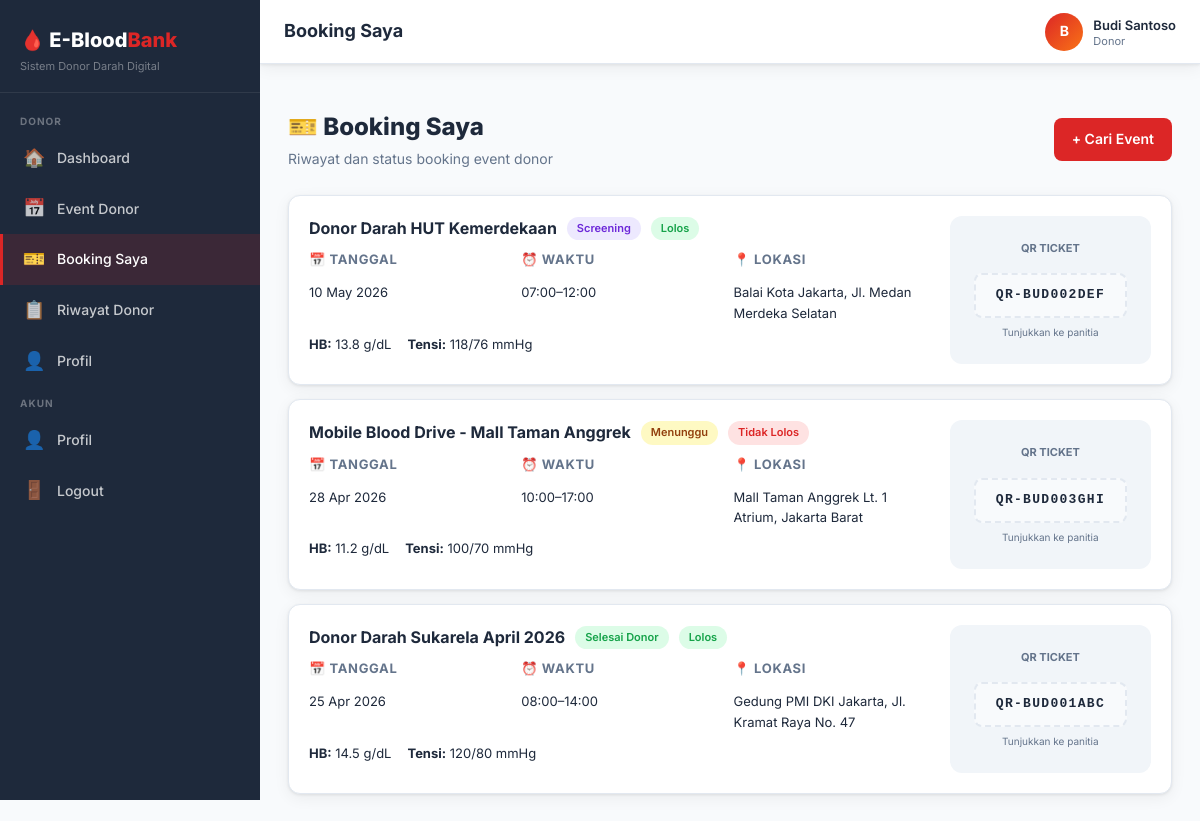
The app's page /index.php?page=my_bookings (signed in) with its own data.
### tables this page shows
CREATE TABLE IF NOT EXISTS users (
    id INT AUTO_INCREMENT PRIMARY KEY,
    nik VARCHAR(20) UNIQUE,
    name VARCHAR(100) NOT NULL,
    email VARCHAR(100) UNIQUE NOT NULL,
    password VARCHAR(255) NOT NULL,
    role ENUM('donor', 'pmi', 'rs') NOT NULL DEFAULT 'donor',
    blood_type ENUM('A', 'B', 'AB', 'O') DEFAULT NULL,
    rhesus ENUM('+', '-') DEFAULT NULL,
    phone VARCHAR(20),
    address TEXT,
    last_donation DATE DEFAULT NULL,
    total_donations INT DEFAULT 0,
    hospital_name VARCHAR(150) DEFAULT NULL,
    is_active TINYINT(1) DEFAULT 1,
    created_at TIMESTAMP DEFAULT CURRENT_TIMESTAMP,
    updated_at TIMESTAMP DEFAULT CURRENT_TIMESTAMP ON UPDATE CURRENT_TIMESTAMP
);

CREATE TABLE IF NOT EXISTS bookings (
    id INT AUTO_INCREMENT PRIMARY KEY,
    user_id INT NOT NULL,
    event_id INT NOT NULL,
    booking_time DATETIME DEFAULT CURRENT_TIMESTAMP,
    qr_code VARCHAR(100) UNIQUE NOT NULL,
    status ENUM('pending', 'confirmed', 'screened', 'donated', 'cancelled', 'failed') DEFAULT 'pending',
    notes TEXT,
    created_at TIMESTAMP DEFAULT CURRENT_TIMESTAMP,
    updated_at TIMESTAMP DEFAULT CURRENT_TIMESTAMP ON UPDATE CURRENT_TIMESTAMP,
    FOREIGN KEY (user_id) REFERENCES users(id) ON DELETE CASCADE,
    FOREIGN KEY (event_id) REFERENCES events(id) ON DELETE CASCADE
);

CREATE TABLE IF NOT EXISTS events (
    id INT AUTO_INCREMENT PRIMARY KEY,
    title VARCHAR(200) NOT NULL,
    description TEXT,
    location VARCHAR(255) NOT NULL,
    date DATE NOT NULL,
    start_time TIME NOT NULL,
    end_time TIME NOT NULL,
    quota INT NOT NULL DEFAULT 50,
    booked INT DEFAULT 0,
    created_by INT NOT NULL,
    status ENUM('active', 'completed', 'cancelled') DEFAULT 'active',
    created_at TIMESTAMP DEFAULT CURRENT_TIMESTAMP,
    updated_at TIMESTAMP DEFAULT CURRENT_TIMESTAMP ON UPDATE CURRENT_TIMESTAMP,
    FOREIGN KEY (created_by) REFERENCES users(id) ON DELETE CASCADE
);

CREATE TABLE IF NOT EXISTS screenings (
    id INT AUTO_INCREMENT PRIMARY KEY,
    booking_id INT NOT NULL,
    hb DECIMAL(4,1) NOT NULL,
    tensi_sistolik INT NOT NULL,
    tensi_diastolik INT NOT NULL,
    weight DECIMAL(5,2),
    temperature DECIMAL(4,1),
    pulse INT,
    status ENUM('pass', 'fail') NOT NULL,
    fail_reason TEXT,
    screened_by INT NOT NULL,
    created_at TIMESTAMP DEFAULT CURRENT_TIMESTAMP,
    FOREIGN KEY (booking_id) REFERENCES bookings(id) ON DELETE CASCADE,
    FOREIGN KEY (screened_by) REFERENCES users(id) ON DELETE CASCADE
);

### index.php (called while the page is built, shortened)
<?php
require_once __DIR__ . '/core/auth.php';
require_once __DIR__ . '/core/helper.php';
require_once __DIR__ . '/routes.php';

### core/auth.php (called while the page is built, shortened)
<?php
require_once __DIR__ . '/helper.php';
function isLoggedIn() {
    return isset($_SESSION['user_id']);
}
function currentUser() {
    $db = getDB();
    $stmt = $db->prepare("SELECT * FROM users WHERE id = ? LIMIT 1");
    $stmt->execute([$_SESSION['user_id']]);
    return $stmt->fetch();
}
function hasRole($role) {
    return isLoggedIn() && $_SESSION['user_role'] === $role;
}

### modules/booking/list.php (the view, shortened to what this page needs)
<?php
$pageTitle   = 'Booking Saya';
$db   = getDB();
$user = currentUser();
$bookings = $db->prepare("
    SELECT b.*, e.title, e.date, e.location, e.start_time, e.end_time,
           s.status as screen_status, s.hb, s.tensi_sistolik, s.tensi_diastolik
    FROM bookings b
    JOIN events e ON b.event_id = e.id
    LEFT JOIN screenings s ON s.booking_id = b.id
    WHERE b.user_id = ?
    ORDER BY e.date DESC
");
$bookings->execute([$user['id']]);
$bookings = $bookings->fetchAll();
include __DIR__ . '/../../views/layouts/header.php';
?>
<div class="page-header">
  <div><h2>🎫 Booking Saya</h2><p>Riwayat dan status booking event donor</p></div>
  <a href="/ebloodbank/index.php?page=events" class="btn btn-primary">+ Cari Event</a>
</div>
<?php if (empty($bookings)): ?>
  <div class="empty-state">
    <div class="icon">🎫</div>
    <h3>Belum ada booking</h3>
    <p>Mulai dengan mencari event donor terdekat!</p>
    <a href="/ebloodbank/index.php?page=events" class="btn btn-primary" style="margin-top:16px">Lihat Event</a>
  </div>
<?php else: ?>
  <div style="display:flex;flex-direction:column;gap:14px">
    <?php foreach ($bookings as $b):
    ?>
      <div class="card">
        <div class="card-body" style="display:grid;grid-template-columns:1fr auto;gap:16px;align-items:start">
          <div>
            <div style="display:flex;align-items:center;gap:10px;margin-bottom:8px">
              <h3 style="font-size:16px;font-weight:700"><?= sanitize($b['title']) ?></h3>
              <?= getStatusBadge($b['status']) ?>
              <?php if ($b['screen_status']): echo getStatusBadge($b['screen_status']); endif; ?>
            </div>
            <div style="display:grid;grid-template-columns:1fr 1fr 1fr;gap:12px;font-size:13px">
              <div><div class="section-title">📅 Tanggal</div><?= formatDate($b['date']) ?></div>
              <div><div class="section-title">⏰ Waktu</div><?= substr($b['start_time'],0,5) ?>–<?= substr($b['end_time'],0,5) ?></div>
              <div><div class="section-title">📍 Lokasi</div><?= sanitize($b['location']) ?></div>
            </div>
            <?php if ($b['hb']): ?>
              <div style="margin-top:10px;display:flex;gap:16px;font-size:13px">
                <div><strong>HB:</strong> <?= $b['hb'] ?> g/dL</div>
                <div><strong>Tensi:</strong> <?= $b['tensi_sistolik'] ?>/<?= $b['tensi_diastolik'] ?> mmHg</div>
              </div>
            <?php endif; ?>
          </div>
          <div class="qr-container" style="min-width:130px">
            <div style="font-size:11px;font-weight:700;color:var(--text-muted);margin-bottom:6px">QR TICKET</div>
            <div class="qr-code-text" style="font-size:13px;letter-spacing:.1em"><?= $b['qr_code'] ?></div>
            <div style="font-size:10px;color:var(--text-muted);margin-top:6px">Tunjukkan ke panitia</div>
          </div>
        </div>
      </div>
    <?php endforeach; ?>
  </div>
<?php endif; ?>
<?php include __DIR__ . '/../../views/layouts/footer.php'; ?>

### routes.php (shortened to what this page needs)
<?php
require_once __DIR__ . '/core/auth.php';
$page = isset($_GET['page']) ? $_GET['page'] : 'home';
$page = preg_replace('/[^a-zA-Z0-9_\/\-]/', '', $page);
$routes = [
    'home'            => 'modules/auth/home.php',
    'login'           => 'modules/auth/login.php',
    'register'        => 'modules/auth/register.php',
    'do_login'        => 'modules/auth/do_login.php',
    'do_register'     => 'modules/auth/do_register.php',
    'logout'          => 'modules/auth/logout.php',
    'dashboard'       => 'modules/donor/dashboard.php',
    'profile'         => 'modules/donor/profile.php',
    'do_profile'      => 'modules/donor/do_profile.php',
    'history'         => 'modules/donor/history.php',
    'events'          => 'modules/event/list.php',
    'event_detail'    => 'modules/event/detail.php',
    'event_detail_id' => 'modules/event/detail.php',
    'booking'         => 'modules/booking/create.php',
    'my_bookings'     => 'modules/booking/list.php',
    'booking_cancel'  => 'modules/booking/cancel.php',
    'admin_events'    => 'modules/event/admin_list.php',
    'admin_event_create' => 'modules/event/create.php',
    'admin_event_edit'   => 'modules/event/edit.php',
    'admin_event_delete' => 'modules/event/delete.php',
    'admin_event_save'   => 'modules/event/save.php',
    'admin_stock'     => 'modules/stock/list.php',
    'admin_stock_update' => 'modules/stock/update.php',
    'admin_screening' => 'modules/screening/list.php',
    'screening_input' => 'modules/screening/input.php',
    'do_screening'    => 'modules/screening/do_screening.php',
    'admin_requests'  => 'modules/request/admin_list.php',
    'request_approve' => 'modules/request/approve.php',
    'request_reject'  => 'modules/request/reject.php',
    'admin_users'     => 'modules/admin/users.php',
    'admin_dashboard' => 'modules/admin/dashboard.php',
    'reports'         => 'modules/report/index.php',
    'export_csv'      => 'modules/report/export_csv.php',
    'export_pdf'      => 'modules/report/export_pdf.php',
    'rs_dashboard'    => 'modules/rs/dashboard.php',
    'rs_stock'        => 'modules/rs/stock.php',
    'rs_request'      => 'modules/rs/request.php',
    'do_rs_request'   => 'modules/rs/do_request.php',
    'rs_my_requests'  => 'modules/rs/my_requests.php',
];
if (isset($routes[$page])) {
    $file = __DIR__ . '/' . $routes[$page];
    if (file_exists($file)) {
        include $file;
        exit;
    }
}

### views/layouts/header.php (shortened to what this page needs)
<?php
$user = currentUser();
$currentPage = $_GET['page'] ?? 'dashboard';
function navItem($icon, $label, $page, $currentPage) {
    $active = $currentPage === $page ? 'active' : '';
    return "<a class='nav-item $active' href='/ebloodbank/index.php?page=$page'>
        <span class='nav-icon'>$icon</span> $label
    </a>";
}
?>
<!DOCTYPE html>
<html lang="id">
<head>
<link rel="stylesheet" href="/ebloodbank/public/css/style.css">
</head>
<body>
<div class="app-layout">
<aside class="sidebar" id="sidebar">
  <div class="sidebar-logo">
    <h2>🩸 E-Blood<span>Bank</span></h2>
    <p>Sistem Donor Darah Digital</p>
  </div>
  <nav class="sidebar-nav">
  <?php if (hasRole('donor')): ?>
    <div class="nav-section">Donor</div>
    <?= navItem('🏠', 'Dashboard', 'dashboard', $currentPage) ?>
    <?= navItem('📅', 'Event Donor', 'events', $currentPage) ?>
    <?= navItem('🎫', 'Booking Saya', 'my_bookings', $currentPage) ?>
    <?= navItem('📋', 'Riwayat Donor', 'history', $currentPage) ?>
    <?= navItem('👤', 'Profil', 'profile', $currentPage) ?>
  <?php endif; ?>
    <div class="nav-section" style="margin-top:auto">Akun</div>
    <?= navItem('👤', 'Profil', 'profile', $currentPage) ?>
    <a class="nav-item" href="/ebloodbank/index.php?page=logout" data-confirm="Yakin mau logout?">
      <span class="nav-icon">🚪</span> Logout
    </a>
  </nav>
</aside>
<div class="main-content">
  <header class="topbar">
    <div class="d-flex align-center gap-3">
      <div class="topbar-left">
        <h1><?= $pageTitle ?? 'Dashboard' ?></h1>
      </div>
    </div>
    <div class="topbar-right">
      <div class="topbar-user">
        <div class="user-avatar"><?= strtoupper(substr($user['name'] ?? 'U', 0, 1)) ?></div>
        <div class="user-info">
          <strong><?= sanitize($user['name'] ?? '') ?></strong>
          <span><?= ucfirst($user['role'] ?? '') ?></span>
        </div>
      </div>
    </div>
  </header>
  <main class="page-body">

### core/helper.php (shortened to what this page needs)
<?php
function sanitize($input) {
    return htmlspecialchars(strip_tags(trim($input)), ENT_QUOTES, 'UTF-8');
}
function formatDate($date, $format = 'd M Y') {
    return (new DateTime($date))->format($format);
}
function getStatusBadge($status) {
    $map = [
        'pending'   => ['label' => 'Menunggu',   'class' => 'badge-warning'],
        'approved'  => ['label' => 'Disetujui',  'class' => 'badge-success'],
        'rejected'  => ['label' => 'Ditolak',    'class' => 'badge-danger'],
        'fulfilled' => ['label' => 'Terpenuhi',  'class' => 'badge-success'],
        'cancelled' => ['label' => 'Dibatalkan', 'class' => 'badge-secondary'],
        'confirmed' => ['label' => 'Dikonfirmasi','class' => 'badge-info'],
        'screened'  => ['label' => 'Screening',  'class' => 'badge-primary'],
        'donated'   => ['label' => 'Selesai Donor','class' => 'badge-success'],
        'failed'    => ['label' => 'Gagal',      'class' => 'badge-danger'],
        'active'    => ['label' => 'Aktif',      'class' => 'badge-success'],
        'completed' => ['label' => 'Selesai',    'class' => 'badge-secondary'],
        'pass'      => ['label' => 'Lolos',      'class' => 'badge-success'],
        'fail'      => ['label' => 'Tidak Lolos','class' => 'badge-danger'],
    ];
    $info = $map[$status] ?? ['label' => $status, 'class' => 'badge-secondary'];
    return "<span class='badge {$info['class']}'>{$info['label']}</span>";
}

### views/layouts/footer.php (shortened to what this page needs)
  </main>
</div>
</div>
</body>
</html>

### public/css/style.css (style rules this page uses)
:root { --primary: #dc2626; --primary-dark: #991b1b; --primary-light: #fef2f2; --secondary: #1e293b; --accent: #f97316; --success: #16a34a; --warning: #d97706; --danger: #dc2626; --info: #0284c7; --bg: #f8fafc; --bg-dark: #0f172a; --surface: #ffffff; --surface2: #f1f5f9; --border: #e2e8f0; --text: #1e293b; --text-muted: #64748b; --sidebar-w: 260px; --header-h: 64px; --radius: 12px; --shadow: 0 1px 3px rgba(0,0,0,.08), 0 4px 16px rgba(0,0,0,.06); --shadow-lg: 0 10px 40px rgba(0,0,0,.12); }
*,*::before,*::after { box-sizing:border-box;margin:0;padding:0 }
html { scroll-behavior:smooth }
body { font-family:'Inter',sans-serif;background:var(--bg);color:var(--text);line-height:1.6;font-size:15px }
a { color:inherit;text-decoration:none }
.app-layout { display:flex;min-height:100vh }
.sidebar { width:var(--sidebar-w);background:var(--secondary);color:#fff;position:fixed;top:0;left:0;height:100vh;overflow-y:auto;z-index:100;transition:.3s }
.main-content { margin-left:var(--sidebar-w);flex:1;display:flex;flex-direction:column;min-height:100vh }
.topbar { height:var(--header-h);background:var(--surface);border-bottom:1px solid var(--border);display:flex;align-items:center;padding:0 24px;justify-content:space-between;position:sticky;top:0;z-index:50;box-shadow:var(--shadow) }
.page-body { padding:28px;flex:1 }
.sidebar-logo { padding:24px 20px 16px;border-bottom:1px solid rgba(255,255,255,.08) }
.sidebar-logo h2 { font-size:20px;font-weight:800;color:#fff }
.sidebar-logo h2 span { color:var(--primary) }
.sidebar-logo p { font-size:11px;color:rgba(255,255,255,.4);margin-top:2px }
.sidebar-nav { padding:12px 0 }
.nav-section { padding:8px 20px 4px;font-size:10px;font-weight:700;text-transform:uppercase;letter-spacing:.1em;color:rgba(255,255,255,.35) }
.nav-item { display:flex;align-items:center;gap:12px;padding:11px 20px;color:rgba(255,255,255,.75);transition:.2s;cursor:pointer;border-left:3px solid transparent;font-size:14px;font-weight:500 }
.nav-item.active { background:rgba(220,38,38,.15);color:#fff;border-left-color:var(--primary) }
.nav-item .nav-icon { font-size:18px;width:22px;text-align:center }
.topbar-left h1 { font-size:18px;font-weight:700;color:var(--text) }
.topbar-right { display:flex;align-items:center;gap:16px }
.topbar-user { display:flex;align-items:center;gap:10px }
.user-avatar { width:38px;height:38px;border-radius:50%;background:linear-gradient(135deg,var(--primary),var(--accent));display:flex;align-items:center;justify-content:center;color:#fff;font-weight:700;font-size:14px }
.user-info { line-height:1.3 }
.user-info strong { font-size:13px;font-weight:600 }
.user-info span { font-size:11px;color:var(--text-muted);display:block }
.card { background:var(--surface);border-radius:var(--radius);box-shadow:var(--shadow);border:1px solid var(--border) }
.card-body { padding:20px }
.badge { display:inline-flex;align-items:center;padding:3px 10px;border-radius:999px;font-size:11px;font-weight:600;white-space:nowrap }
.badge-success { background:#dcfce7;color:#16a34a }
.badge-danger { background:#fee2e2;color:#dc2626 }
.badge-warning { background:#fef9c3;color:#92400e }
.badge-primary { background:#ede9fe;color:#6d28d9 }
.btn { display:inline-flex;align-items:center;gap:8px;padding:10px 18px;border-radius:8px;border:none;cursor:pointer;font-weight:600;font-size:14px;transition:.2s;white-space:nowrap }
.btn-primary { background:var(--primary);color:#fff }
.qr-container { text-align:center;padding:24px;background:var(--surface2);border-radius:12px }
.qr-code-text { font-family:monospace;font-size:22px;font-weight:800;letter-spacing:.15em;color:var(--secondary);background:var(--bg);padding:10px 20px;border-radius:8px;border:2px dashed var(--border);margin-top:10px;display:inline-block }
.page-header { display:flex;align-items:center;justify-content:space-between;margin-bottom:24px }
.page-header h2 { font-size:24px;font-weight:800 }
.page-header p { font-size:14px;color:var(--text-muted);margin-top:2px }
.d-flex { display:flex }
.gap-3 { gap:12px }
.align-center { align-items:center }
.section-title { font-size:13px;font-weight:700;text-transform:uppercase;letter-spacing:.05em;color:var(--text-muted);margin-bottom:12px }

### records on screen
users: name "B", name "Budi Santoso", role "Donor"
bookings: event.title "Donor Darah HUT Kemerdekaan", status "Screening Lolos", event.date "10 May 2026", event.start_time "07:00", event.end_time "12:00", event.location "Balai Kota Jakarta, Jl. Medan Merdeka Selatan", screenings.hb "13.8", screenings.tensi_sistolik "118", screenings.tensi_diastolik "76", qr_code "QR-BUD002DEF"
bookings: event.title "Mobile Blood Drive - Mall Taman Anggrek", status "Menunggu Tidak Lolos", event.date "28 Apr 2026", event.start_time "10:00", event.end_time "17:00", event.location "Mall Taman Anggrek Lt. 1 Atrium, Jakarta Barat", screenings.hb "11.2", screenings.tensi_sistolik "100", screenings.tensi_diastolik "70", qr_code "QR-BUD003GHI"
bookings: event.title "Donor Darah Sukarela April 2026", status "Selesai Donor Lolos", event.date "25 Apr 2026", event.start_time "08:00", event.end_time "14:00", event.location "Gedung PMI DKI Jakarta, Jl. Kramat Raya No. 47", screenings.hb "14.5", screenings.tensi_sistolik "120", screenings.tensi_diastolik "80", qr_code "QR-BUD001ABC"

### other values on screen
$icon "🏠 📅 🎫 📋 👤 👤"
$label "Dashboard Event Donor Booking Saya Riwayat Donor Profil Profil"
$pageTitle "Booking Saya"
